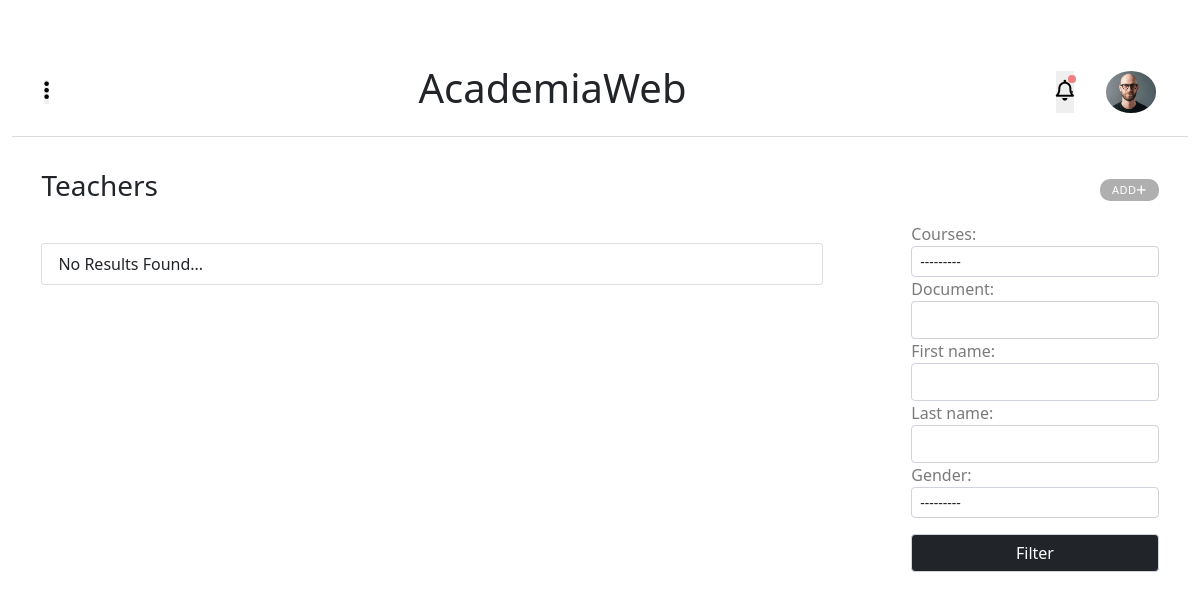
The app's page /academiaweb/teachers/ (signed in), older data.
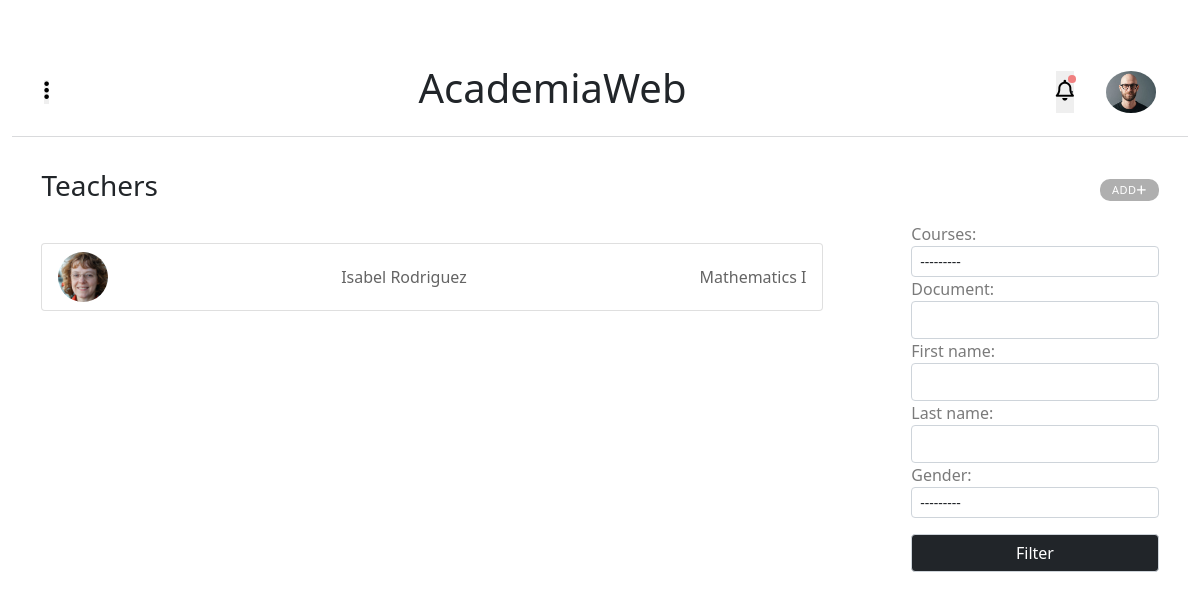
The same page, newer data.
### main_app/models.py (models this page shows, shortened)
class Teachers(models.Model):
    id              = models.AutoField(primary_key=True)
    user            = models.ForeignKey(UserAccount,on_delete=models.CASCADE)
    courses         = models.ForeignKey(Courses,on_delete=models.CASCADE)
    document        = models.CharField(max_length=8,unique=True)
    first_name      = models.CharField(max_length=200)
    last_name       = models.CharField(max_length=200)
    date_of_birth   = models.DateField(default=datetime.date.today)
    gender_choice   = (('male','male'),('feminine','feminine'),('undefined','undefined'))
    gender          = models.CharField(max_length=10, default='male', choices=gender_choice)
    nationality     = CountryField()
    description     = models.TextField(max_length=500,blank=True)
    profile_picture = models.ImageField(blank=True,null=True, upload_to='teachers/profile_pictures')
    class Meta():
        verbose_name        = 'Teacher'
        verbose_name_plural = 'Teachers'
    @property
    def full_name(self):
        return '{} {}'.format(self.first_name,self.last_name)
    @property
    def email(self):
        return str(self.user)

class Courses(models.Model):
    id             = models.AutoField(primary_key=True)
    name           = models.CharField(max_length=200)
    description    = models.TextField()
    year           = models.ForeignKey(SchoolYears,on_delete=models.CASCADE)
    course_picture = models.ImageField(blank=True,null=True, upload_to='course_pictures')
    class Meta():
        verbose_name        = 'Course'
        verbose_name_plural = 'Courses'
    def __str__(self):
        return self.name

### main_app/views.py (the view)
# urls.py: path('teachers/',views.TeachersView,name='teachers'),
def TeachersView(request):
    data = user_profile(request)
    user = data['user']
    teachers = Teachers.objects.all()
    filters  = TeachersFilters(request.GET,queryset=teachers)
    teachers = filters.qs
    title    = 'Teachers'
    create_url   =  'teacher_create'
    context  = {'teachers':teachers,'filters':filters,'title':title,'user':user,'create_url':create_url}
    return render(request,'request_list.html',context)

### main_app/models.py (called while the page is built)
    def __str__(self):
        return self.email

    @property
    def full_name(self):
        return '{} {}'.format(self.first_name,self.last_name)

### main_app/utils.py (called while the page is built, shortened)
def user_profile(request):
    if request.user.is_admin or request.user.is_superuser:
        user          = Admins.objects.get(user=request.user)
        admins        = Admins.objects.all()
        teachers      = Teachers.objects.all()
        students      = Students.objects.all()
        courses       = Courses.objects.all()
        events        = Events.objects.filter().all()
    return {'user':user,'courses':courses,'admins':admins,'teachers':teachers,'students':students,'events':events}

### main_app/templates/request_list.html (shortened to what this page needs)
{% extends 'base_home.html' %}
{% load static %}
{% block content %}
<link rel="stylesheet" href="{% static 'css/request_list.css' %}">
<div class="content">
    <div class="content-title">
        <h3>{{title}}</h3>
        {% if create_url %}
        <a href="{{create_url}}"><p>Add<i class="fas fa-plus"></i></p></a>
        {% endif %}
    </div>
    <div class="list-users">
        <ul class="list-group">
            {% if students %}{% for student in students %}
            <li class="list-group-item">
                <a href="{% url 'student' student.email %}">
                    <img  class="profile_picture" src="{{student.profile_picture.url}}">
                    <p id="info1">{{student.full_name}}</p>
                    <p id="info2">{{student.yearl}}</p>
                </a>
            </li>{% endfor %}
            {% elif teachers %}{% for teacher in teachers %}
            <li class="list-group-item">
                <a href="{% url 'teacher' teacher.email %}">
                    <img  class="profile_picture" src="{{teacher.profile_picture.url}}">
                    <p id="info1">{{teacher.full_name}}</p>
                    <p id="info2">{{teacher.courses}}</p>
                </a>
            </li>{% endfor %}
            {% else %}
                <li class="list-group-item">
                    No Results Found...
                </li>
            {% endif %}
        </ul>
        {% if filters %}
        <div class="filters">
            <form method="GET">
                {{filters.form}}
                <input type="submit" value="Filter">
            </form>
        </div>
        {% endif %}
    </div>
</div>
{% endblock %}

Row changes from the older to the newer data that the page shows:
added Teachers: profile_picture (picture), full_name "Isabel Rodriguez", courses "Mathematics I"
Text that changed along with them:
text no longer shown: "No Results Found..."
